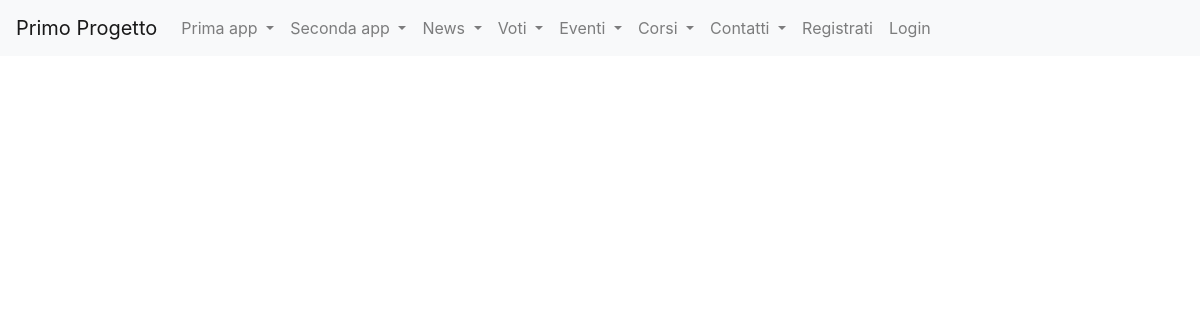
Before: /eventi/viewB/ with the older database file.
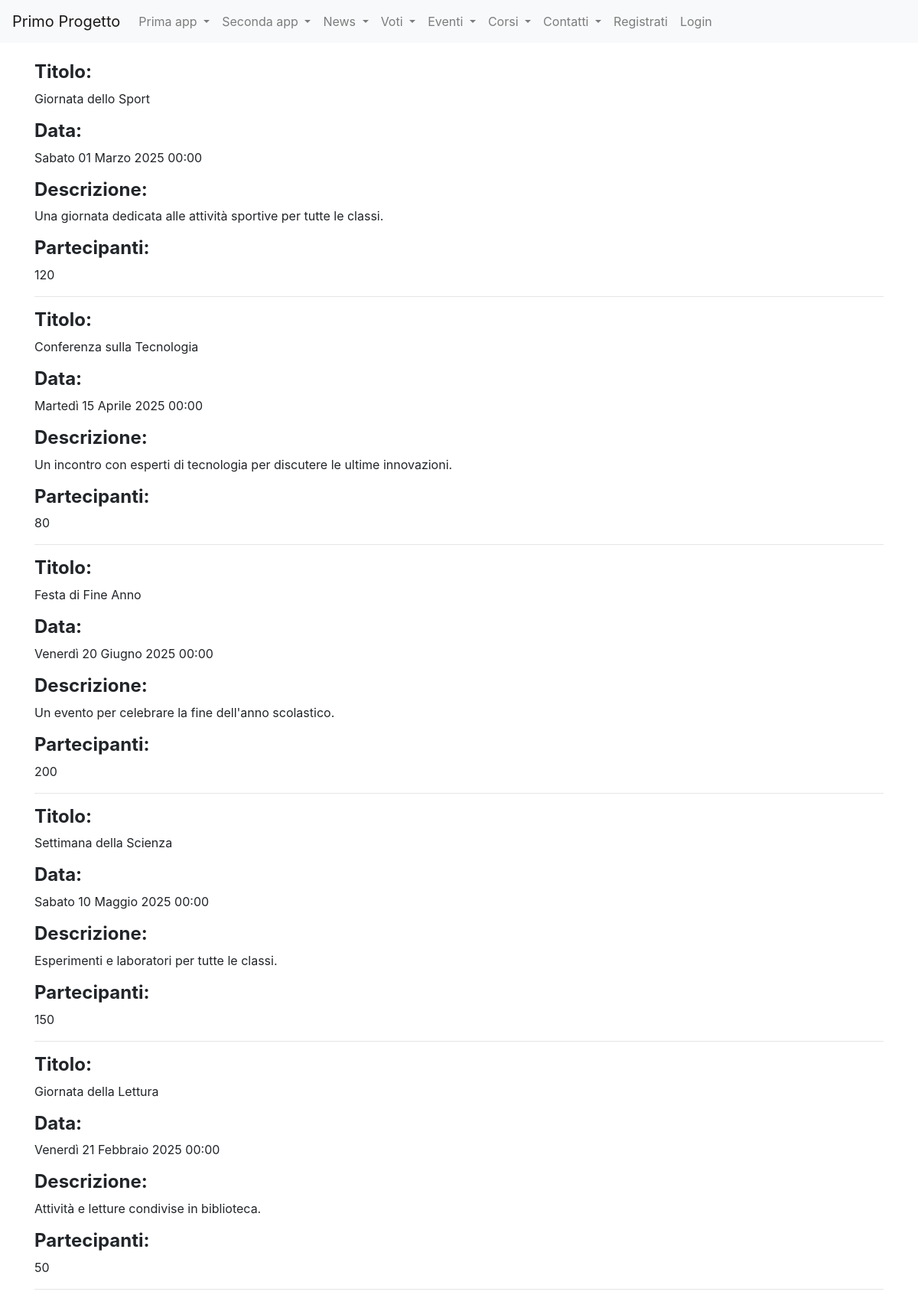
After: the same page with the newer database file.
### eventi/models.py (models this page shows, shortened)
class Evento(models.Model):
    titolo=models.CharField(max_length=20)
    data_evento=models.DateTimeField()
    descrizione=models.TextField()
    partecipanti=models.IntegerField(default=0)
    class Meta:
        verbose_name="Evento"
        verbose_name_plural="Eventi"

### eventi/views.py (the view)
# urls.py: path("viewB/", viewB.as_view(), name="viewB"),
class viewB(ListView):
    model = Evento
    template_name = "viewB.html"
    def get_context_data(self, **kwargs):
        context=super().get_context_data(**kwargs)
        context["eventi"] = Evento.objects.all()
        return context

### eventi/templates/viewB.html (shortened to what this page needs)
{% extends "base.html" %}
{% block content %}
    {% for evento in eventi %}
        <h4><strong>Titolo: </strong></h4><p>{{evento.titolo}}</p>
        <h4><strong>Data: </strong></h4><p>{{evento.data_evento}}</p>
        <h4><strong>Descrizione: </strong></h4><p>{{evento.descrizione}}</p>
        <h4><strong>Partecipanti: </strong></h4><p>{{evento.partecipanti}}</p>
        <hr>
    {% endfor %}
{% endblock content %}

### templates/base.html (shortened to what this page needs)
<!doctype html>
{% load static %}
<html lang="en">
  <head>
    <link rel="stylesheet" href="https://cdnjs.cloudflare.com/ajax/libs/font-awesome/5.15.4/css/all.min.css">
    <link rel="stylesheet" href="https://cdn.jsdelivr.net/npm/bootstrap@4.5.3/dist/css/bootstrap.min.css">
  </head>
  <body>
    <nav class="navbar navbar-expand-lg navbar-light bg-light">
        <a class="navbar-brand" href="">Primo Progetto</a>
        <div class="collapse navbar-collapse" id="navbarSupportedContent">
          <ul class="navbar-nav mr-auto">
            <li class="nav-item dropdown">
              <a class="nav-link dropdown-toggle" href="#" id="navbarDropdown" role="button" data-toggle="dropdown" aria-haspopup="true" aria-expanded="false">
                Prima app
              </a>
            </li>
            <li class="nav-item dropdown">
                <a class="nav-link dropdown-toggle" href="#" id="navbarDropdown" role="button" data-toggle="dropdown" aria-haspopup="true" aria-expanded="false">
                  Seconda app
                </a>
            </li>
            <li class="nav-item dropdown">
              <a class="nav-link dropdown-toggle" href="#" id="navbarDropdown" role="button" data-toggle="dropdown" aria-haspopup="true" aria-expanded="false">
                News
              </a>
            </li>
            <li class="nav-item dropdown">
              <a class="nav-link dropdown-toggle" href="#" id="navbarDropdown" role="button" data-toggle="dropdown" aria-haspopup="true" aria-expanded="false">
                Voti
              </a>
            </li>
            <li class="nav-item dropdown">
              <a class="nav-link dropdown-toggle" href="#" id="navbarDropdown" role="button" data-toggle="dropdown" aria-haspopup="true" aria-expanded="false">
                Eventi
              </a>
            </li>
            <li class="nav-item dropdown">
              <a class="nav-link dropdown-toggle" href="#" id="navbarDropdown" role="button" data-toggle="dropdown" aria-haspopup="true" aria-expanded="false">
                Corsi
              </a>
            </li>
            <li class="nav-item dropdown">
              <a class="nav-link dropdown-toggle" href="#" id="navbarDropdown" role="button" data-toggle="dropdown" aria-haspopup="true" aria-expanded="false">
                Contatti
              </a>
            </li>
            <li class="nav-item dropdown">
              {% if request.user.is_authenticated %}
                <a class="nav-link dropdown-toggle" href="#" id="navbarDropdown" role="button" data-toggle="dropdown" aria-haspopup="true" aria-expanded="false">
                  {{ request.user.username }}
                </a>
                <div class="dropdown-menu" aria-labelledby="navbarDropdown">
                  <div class="dropdown-divider"></div>
                  <form id="logout-form" action="{% url 'logout' %}" method="post">
                    {% csrf_token %}
                    <button class="btn ft-power" type="submit">Logout</button>
                  </form>
                </div>
              {% else %}
                <li class="nav-item">
                  <a class="nav-link" href="#">Registrati</a>
                </li>
                <li class="nav-item">
                  <a class="nav-link" href="{% url 'login' %}">Login</a>
                </li>
              {% endif %}
            </li>
          </ul>
        </div>
    </nav>
    <div class="container my-4">
    {% block content %}
    {% endblock content %}
    </div>
  </body>
</html>

Changed rows visible on the page:
added Evento: titolo "Giornata dello Sport", data_evento "Sabato 01 Marzo 2025 00:00", descrizione "Una giornata dedicata alle attività sportive per tutte le classi.", partecipanti "120"
added Evento: titolo "Conferenza sulla Tecnologia", data_evento "Martedì 15 Aprile 2025 00:00", descrizione "Un incontro con esperti di tecnologia per discutere le ultime innovazioni.", partecipanti "80"
added Evento: titolo "Festa di Fine Anno", data_evento "Venerdì 20 Giugno 2025 00:00", descrizione "Un evento per celebrare la fine dell'anno scolastico.", partecipanti "200"
added Evento: titolo "Settimana della Scienza", data_evento "Sabato 10 Maggio 2025 00:00", descrizione "Esperimenti e laboratori per tutte le classi.", partecipanti "150"
added Evento: titolo "Giornata della Lettura", data_evento "Venerdì 21 Febbraio 2025 00:00", descrizione "Attività e letture condivise in biblioteca.", partecipanti "50"
